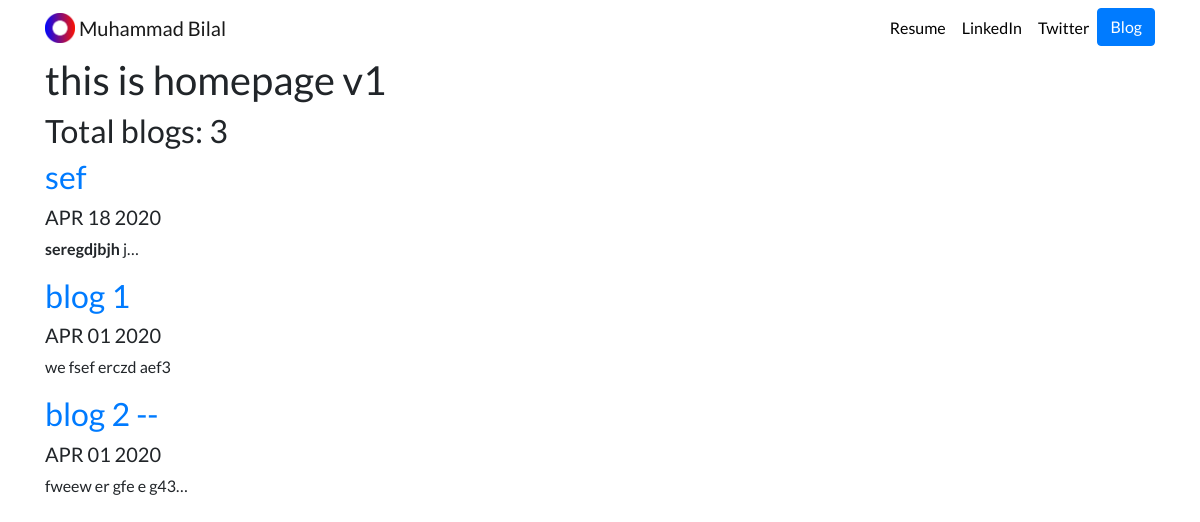
Screenshot of /blog/ with the database file from the repository.
### blog_app/models.py (models this page shows, shortened)
class Blog(models.Model):
    title = models.CharField(max_length=200)
    description = models.TextField(max_length=250)
    date = models.DateField(default='None')

### blog_app/views.py (the view)
# urls.py: path('',views.all_blogs,name='all_blogs'),
def all_blogs(request):
    blogs = Blog.objects.order_by('-date')
    return render(request, 'blog_app/blogshomev1.html', {'blogs':blogs}  )

### blog_app/templates/blog_app/blogshomev1.html
{% extends 'portfolio_app/new_base.html' %}
    {% block myblockcontent %}
<h1> this is homepage v1</h1>
<h2> Total blog{{ blogs.count| pluralize }}: {{ blogs.count }} </h2>
{% for i in blogs %}
<a href="{% url 'blog_app:detail' i.id %}"><h2>{{ i.title }}</h2> </a>
<h5>{{ i.date |date:'M d Y'|upper }}</h5>
<p>{{ i.description| safe| truncatechars:20 }}</p>
{% endfor %}
    {% endblock %}

### portfolio_app/static/portfolio_app/custom.css (style rules this page uses)
body { font-family: 'Lato', sans-serif; }

### rows the page displays
Blog: title "sef", date "APR 18 2020", description "seregdjbjh j…"
Blog: title "blog 1", date "APR 01 2020", description "we fsef erczd aef3"
Blog: title "blog 2 --", date "APR 01 2020", description "fweew er gfe e g43…"

### other values shown
{{ blogs.count| pluralize }} "s"
{{ blogs.count }} "3"
